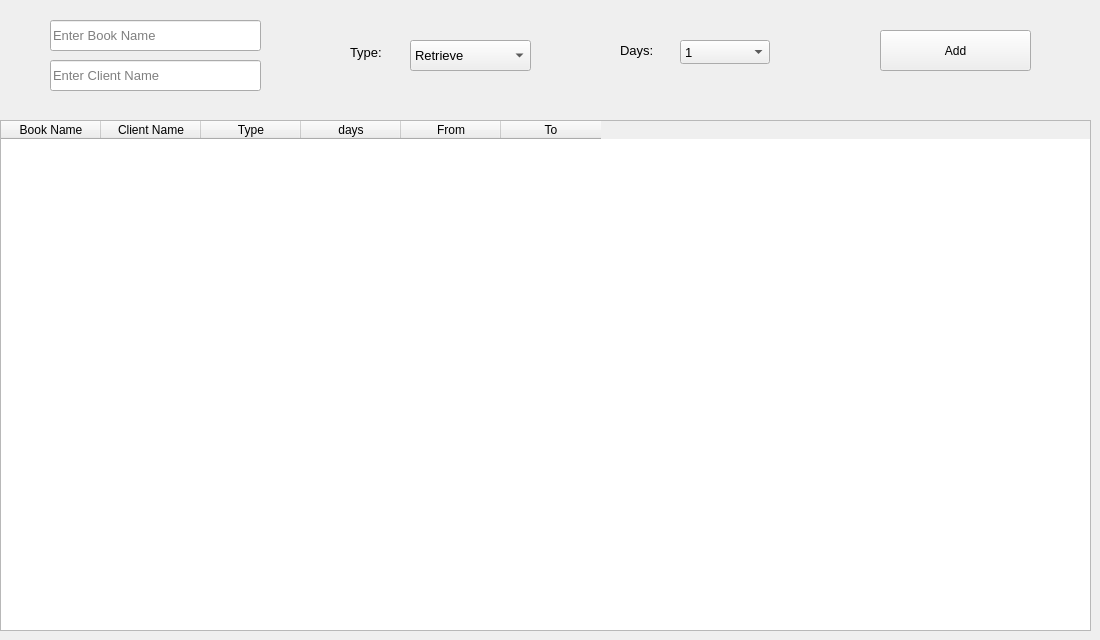
    <widget class="QWidget" name="tab">
     <attribute name="title">
      <string>dayOper</string>
     </attribute>
     <widget class="QTableWidget" name="tableWidget">
      <property name="geometry">
       <rect>
        <x>0</x>
        <y>120</y>
        <width>1091</width>
        <height>511</height>
       </rect>
      </property>
      <column>
       <property name="text">
        <string>Book Name</string>
       </property>
      </column>
      <column>
       <property name="text">
        <string>Client Name</string>
       </property>
      </column>
      <column>
       <property name="text">
        <string>Type</string>
       </property>
      </column>
      <column>
       <property name="text">
        <string>days</string>
       </property>
      </column>
      <column>
       <property name="text">
        <string>From</string>
       </property>
      </column>
      <column>
       <property name="text">
        <string>To</string>
       </property>
      </column>
     </widget>
     <widget class="QPushButton" name="pushButton_6">
      <property name="geometry">
       <rect>
        <x>880</x>
        <y>30</y>
        <width>151</width>
        <height>41</height>
       </rect>
      </property>
      <property name="text">
       <string>Add</string>
      </property>
     </widget>
     <widget class="QLineEdit" name="lineEdit">
      <property name="geometry">
       <rect>
        <x>50</x>
        <y>20</y>
        <width>211</width>
        <height>31</height>
       </rect>
      </property>
      <property name="font">
       <font>
        <family>Segoe UI</family>
        <pointsize>10</pointsize>
        <weight>50</weight>
        <bold>false</bold>
       </font>
      </property>
      <property name="placeholderText">
       <string>Enter Book Name</string>
      </property>
     </widget>
     <widget class="QComboBox" name="comboBox">
      <property name="geometry">
       <rect>
        <x>410</x>
        <y>40</y>
        <width>121</width>
        <height>31</height>
       </rect>
      </property>
      <property name="font">
       <font>
        <family>Segoe UI</family>
        <pointsize>10</pointsize>
       </font>
      </property>
      <item>
       <property name="text">
        <string>Retrieve</string>
       </property>
      </item>
      <item>
       <property name="text">
        <string>Rent</string>
       </property>
      </item>
     </widget>
     <widget class="QComboBox" name="comboBox_2">
      <property name="geometry">
       <rect>
        <x>680</x>
        <y>40</y>
        <width>90</width>
        <height>24</height>
       </rect>
      </property>
      <property name="font">
       <font>
        <family>Segoe UI</family>
        <pointsize>10</pointsize>
       </font>
      </property>
      <item>
       <property name="text">
        <string>1</string>
       </property>
      </item>
      <item>
       <property name="text">
        <string>2</string>
       </property>
      </item>
      <item>
       <property name="text">
        <string>3</string>
       </property>
      </item>
      <item>
       <property name="text">
        <string>4</string>
       </property>
      </item>
      <item>
       <property name="text">
        <string>5</string>
       </property>
      </item>
      <item>
       <property name="text">
        <string>6</string>
       </property>
      </item>
      <item>
       <property name="text">
        <string>7</string>
       </property>
      </item>
      <item>
       <property name="text">
        <string>8</string>
       </property>
      </item>
      <item>
       <property name="text">
        <string>9</string>
       </property>
      </item>
      <item>
       <property name="text">
        <string>10</string>
       </property>
      </item>
     </widget>
     <widget class="QLabel" name="label">
      <property name="geometry">
       <rect>
        <x>350</x>
        <y>40</y>
        <width>51</width>
        <height>25</height>
       </rect>
      </property>
      <property name="font">
       <font>
        <family>Segoe UI</family>
        <pointsize>10</pointsize>
       </font>
      </property>
      <property name="text">
       <string>Type:</string>
      </property>
     </widget>
     <widget class="QLabel" name="label_2">
      <property name="geometry">
       <rect>
        <x>620</x>
        <y>30</y>
        <width>61</width>
        <height>41</height>
       </rect>
      </property>
      <property name="font">
       <font>
        <family>Segoe UI</family>
        <pointsize>10</pointsize>
       </font>
      </property>
      <property name="text">
       <string>Days:</string>
      </property>
     </widget>
     <widget class="QLineEdit" name="lineEdit_29">
      <property name="geometry">
       <rect>
        <x>50</x>
        <y>60</y>
        <width>211</width>
        <height>31</height>
       </rect>
      </property>
      <property name="font">
       <font>
        <family>Segoe UI</family>
        <pointsize>10</pointsize>
        <weight>50</weight>
        <bold>false</bold>
       </font>
      </property>
      <property name="placeholderText">
       <string>Enter Client Name</string>
      </property>
     </widget>
    </widget>
